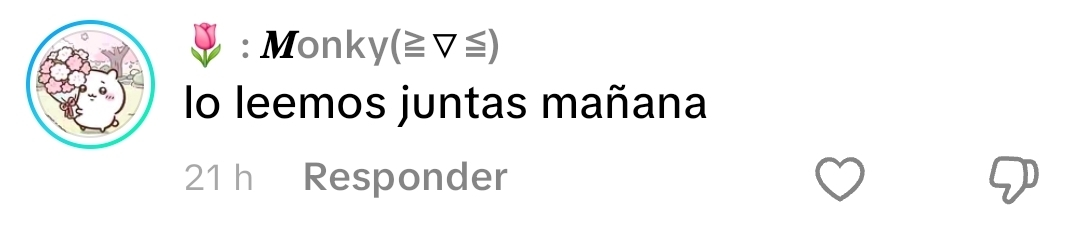
#> input picture cuaderno-pov/comentario_monky.jpg, 1080 x 243 px
$ python -i art.py   (imports and definitions only)
#> lines starting #> are read from the running program, lines starting #| are printed output that depends on the picture
#> further down, picture is the input picture: PIL image 1080x243 RGB; mean R, G, B 244, 244.4, 244.4
"""Dibujos de "La casa de 1 dólar" (2D con perspectiva, de noche). Cada plancha se dibuja a PW x PH y se encuadra con cámara."""
import math, os, random
from functools import lru_cache
import numpy as np
from PIL import Image, ImageDraw, ImageFilter, ImageFont

HERE = os.path.dirname(os.path.abspath(__file__))
W, H = 1080, 1920
PW, PH = 1296, 2304
F_ANTON = os.path.join(HERE, "fonts/Anton-Regular.ttf")
F_HAND = os.path.join(HERE, "fonts/Caveat.ttf")
F_UI = "/usr/share/fonts/opentype/inter/Inter-ExtraBold.otf"
F_REG = "/usr/share/fonts/opentype/inter/Inter-SemiBold.otf"
if not os.path.exists(F_REG): F_REG = F_UI

@lru_cache(None)
def font(p, s): return ImageFont.truetype(p, max(1, int(s)))

def lerp(a, b, u): return a + (b - a) * u
def mix(c1, c2, u): return tuple(int(lerp(a, b, u)) for a, b in zip(c1, c2))

# [6 lines left out: function grad, not called in this run]

def soft(size, fn, blur):
    """Capa RGBA dibujada con fn(d) y desenfocada."""
    im = Image.new("RGBA", size, (0, 0, 0, 0)); fn(ImageDraw.Draw(im)); return im.filter(ImageFilter.GaussianBlur(blur))

def noise_tex(w, h, amt, seed=0, scale=1):
#> called with w = 1080, h = 243, amt = 10, seed = 0, scale = 1
    rng = np.random.default_rng(seed)
    n = rng.normal(0, amt, (h // scale + 1, w // scale + 1))
    im = Image.fromarray(np.clip(128 + n, 0, 255).astype(np.uint8), "L")
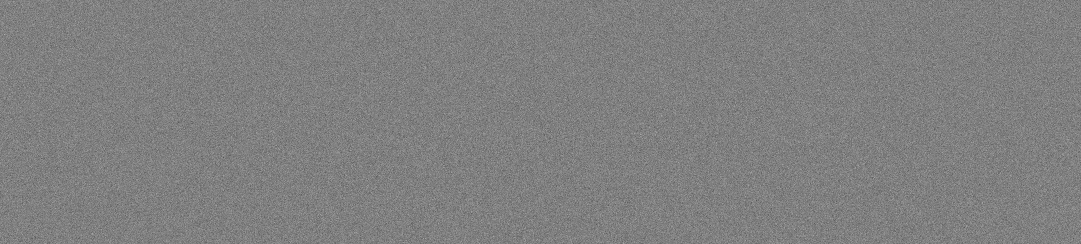
#> im: PIL image 1081x244 L; min 82, max 175, mean 127.5
    return im.resize((w, h), Image.BILINEAR)

def add_grain(im, amt=10, seed=0):
    n = np.asarray(noise_tex(im.width, im.height, amt, seed), np.int16) - 128
    a = np.asarray(im.convert("RGB"), np.int16) + n[..., None]
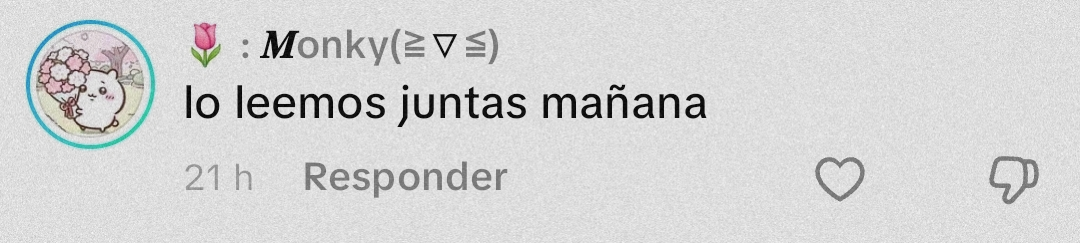
#> a: shape (243, 1080, 3) int16; mean R, G, B 243.5, 243.9, 243.9; drawn with min black and max white
    out = Image.fromarray(np.clip(a, 0, 255).astype(np.uint8), "RGB").convert("RGBA")
    return out

# [6 lines left out: function quad_pt, not called in this run]

def sub_quad(q, u0, v0, u1, v1):
    return [quad_pt(q, u0, v0), quad_pt(q, u1, v0), quad_pt(q, u1, v1), quad_pt(q, u0, v1)]

def towards(p, vp, s): return (lerp(p[0], vp[0], s), lerp(p[1], vp[1], s))

# [6 lines left out: function vignette, not called in this run]

# ------------------------------------------------------------------ CONTRATO (mesa vista desde arriba)
PAPEL = [(250, 330), (1050, 300), (1090, 1830), (230, 1860)]

# [46 lines left out: function plate_contrato, not called in this run]

def paper_xy(u, v): return quad_pt(PAPEL, u, v)

# [24 lines left out: functions billete, sello, not called in this run]

# ------------------------------------------------------------------ FACHADA (contrapicado, 2 puntos de fuga)
VPL, VPR = (-1700, 1560), (3600, 1500)
CORNER_T, CORNER_B = (780, 760), (780, 1760)

# [119 lines left out: functions casa_geom, plate_casa, not called in this run]

ATTIC = None
def attic_xy():
    _, _, apex, *_ = casa_geom(); return apex[0], apex[1] + 210

# ------------------------------------------------------------------ PASILLO (un punto de fuga)
VP = (648, 1060)
FAR = (468, 820, 828, 1330)   # pared del fondo

def far_rect(): return FAR

# [65 lines left out: function plate_pasillo, not called in this run]

# ------------------------------------------------------------------ PUERTA (porche, vista frontal)
DOOR = (388, 640, 908, 1900)

# [65 lines left out: functions plate_porche, door_leaf, plate_calendario, not called in this run]

CAL_DAY13 = None
def cal13():
    cx0, cy0, cx1 = 230, 520, 1066; gx0, gy0, cw, ch = cx0 + 60, cy0 + 860, (cx1 - cx0 - 120) / 7, 110
    r, c = divmod(15, 7); return gx0 + cw * (c + .5), gy0 + 80 + r * ch

# ------------------------------------------------------------------ DOÑA REMEDIOS en la valla
SKIN = (214, 170, 140)

# [96 lines left out: functions plate_remedios_bg, remedios, farol, valla, plate_reloj, not called in this run]

# ------------------------------------------------------------------ SUELO + TRAMPILLA (perspectiva desde arriba)
VPF = (648, -900)
TRAP = [(340, 1020), (960, 1020), (1070, 1660), (230, 1660)]

# [84 lines left out: functions plate_trampilla, candado, plate_op_abrir, plate_op_tapiar, not called in this run]

# fachada detallada (casa_hd) sustituye a la versión simple
_plate_casa_simple = plate_casa
# [4 lines left out: function plate_casa, not called in this run]

# interiores detallados (interior_hd) sustituyen a las versiones simples
_plate_calendario_simple = plate_calendario
@lru_cache(1)
def plate_pasillo():
    import interior_hd; return interior_hd.plate_pasillo_hd()
@lru_cache(1)
def plate_porche():
    import interior_hd; return interior_hd.plate_porche_hd()
@lru_cache(1)
def plate_calendario():
    import interior_hd; return interior_hd.plate_calendario_hd()
@lru_cache(1)
def plate_reloj():
    import interior_hd; return interior_hd.plate_reloj_hd()
@lru_cache(1)
def plate_trampilla():
    import interior_hd; return interior_hd.plate_trampilla_hd()
def door_leaf(w, h):
    import interior_hd; return interior_hd.door_leaf_hd(w, h)

>>> from PIL import Image
>>> picture = Image.open('../cuaderno-pov/comentario_monky.jpg')
>>> result = add_grain(picture)
